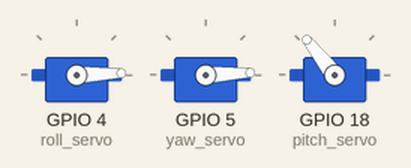
The sketch below on a simulated ESP32. Parts: 3 × servo.

Above: at 0.05 s.
At 0.55 s:
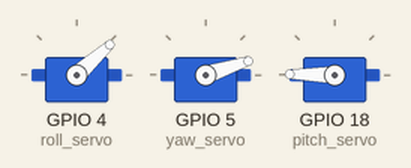
At 1.1 s:
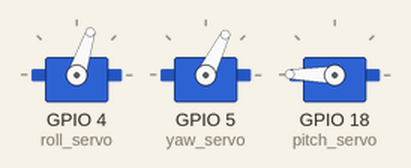
At 2.15 s:
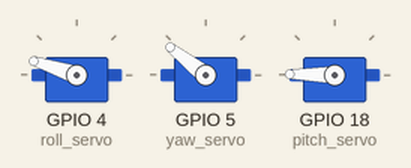
At 3.2 s:
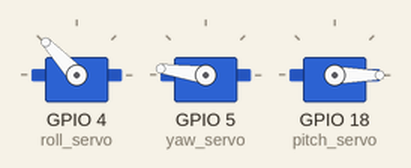
At 4.3 s:
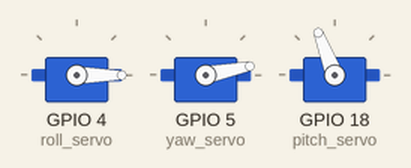
Timing chart, 0 to 5.6 s (numbered marks = the images above):
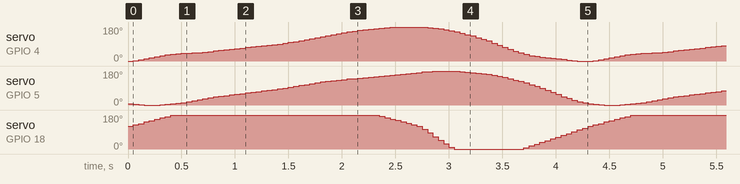

The sketch:

front_flipper_path.ino
```cpp
#include <ESP32Servo.h>
Servo roll_servo; // object representing actual servo
Servo yaw_servo;
Servo pitch_servo;

void setup() {
  // put your setup code here, to run once:
  roll_servo.attach(4); // connected to GPIO pin 4
  roll_servo.write(90); // reset position

  yaw_servo.attach(5);
  yaw_servo.write(90);

  pitch_servo.attach(18);
  pitch_servo.write(90);
}

// Computed from matlab script from paper https://static-content.springer.com/esm/art%3A10.1038%2Fs41598-023-37904-5/MediaObjects/41598_2023_37904_MOESM1_ESM.pdf
// angles in degrees at each 0.05sec time step, entire flipper path should take 4.3 seconds
// given in range from -90 to 90 deg
// static float roll[] = {
//   -66.2541, -64.5389, -61.6564, -57.8739, -53.5843, -49.2239, -45.1850, -41.7432, -39.0169, -36.9661,
//   -35.4263, -34.1647, -32.9431, -31.5706, -29.9340, -28.0034, -25.8162, -23.4480, -20.9824, -18.4884,
//   -16.0090, -13.5627, -11.1518,  -8.7709,  -6.4122,  -4.0633,  -1.7011,   0.7163,   3.2522,   5.9858,
//     8.9979,  12.3509,  16.0691,  20.1256,  24.4418,  28.8987,  33.3606,  37.7009,  41.8251,  45.6833,
//    49.2690,  52.6052,  55.7241,  58.6458,  61.3659,  63.8531,  66.0592,  67.9354,  69.4494,  70.5952,
//    71.3920,  71.8718,  72.0597,  71.9540,  71.5150,  70.6655,  69.3063,  67.3403,  64.6984,  61.3583,
//    57.3476,  52.7323,  47.5915,  41.9891,  35.9530,  29.4704,  22.5045,  15.0284,   7.0664,  -1.2704,
//    -9.7695, -18.1302, -26.0079, -33.0774, -39.1026, -43.9894, -47.8086, -50.7776, -53.2040, -55.4038,
//   -57.6158, -59.9344, -62.2801, -64.4160, -66.0080, -66.7123
// };

// static float pitch[] = {
//      0.0000,   4.3970,   8.7940,  13.1910,  17.5879,  21.9849,  26.3819,  30.7789,  35.1759,  35.0000,
//     35.0000,  35.0000,  35.0000,  35.0000,  35.0000,  35.0000,  35.0000,  35.0000,  35.0000,  35.0000,
//     35.0000,  35.0000,  35.0000,  35.0000,  35.0000,  35.0000,  35.0000,  35.0000,  35.0000,  35.0000,
//     35.0000,  35.0000,  35.0000,  35.0000,  35.0000,  35.0000,  35.0000,  35.0000,  35.0000,  35.0000,
//     35.0000,  35.0000,  31.3945,  26.9975,  22.6005,  18.2035,  13.8065,   9.4095,   5.0126,   0.6156,
//     -9.7047, -20.9900, -32.2753, -43.5605, -54.8458, -66.1310, -72.0000, -72.0000, -72.0000, -72.0000,
//    -72.0000, -72.0000, -72.0000, -72.0000, -72.0000, -72.0000, -72.0000, -72.0000, -72.0000, -67.8179,
//    -62.1664, -56.5149, -50.8634, -45.2119, -39.5604, -33.9089, -28.2575, -22.6060, -16.9545, -11.3030,
//     -5.6515
// };

// static float yaw[] = {
//   -36.7558, -38.1797, -39.0829, -39.5497, -39.6547, -39.4478, -38.9491, -38.1547, -37.0523, -35.6381,
//   -33.9329, -31.9893, -29.8896, -27.7333, -25.6191, -23.6271, -21.8038, -20.1572, -18.6609, -17.2652,
//   -15.9134, -14.5563, -13.1617, -11.7172, -10.2257,  -8.6967,  -7.1369,  -5.5437,  -3.9046,  -2.2016,
//    -0.4195,   1.4445,   3.3747,   5.3356,   7.2771,   9.1436,  10.8859,  12.4711,  13.8882,  15.1484,
//    16.2797,  17.3184,  18.3007,  19.2564,  20.2067,  21.1657,  22.1443,  23.1544,  24.2100,  25.3250,
//    26.5083,  27.7559,  29.0455,  30.3340,  31.5610,  32.6566,  33.5539,  34.2000,  34.5649,  34.6441,
//    34.4547,  34.0262,  33.3886,  32.5624,  31.5521,  30.3464,  28.9236,  27.2607,  25.3414,  23.1622,
//    20.7315,  18.0646,  15.1750,  12.0667,   8.7307,   5.1480,   1.3001,  -2.8157,  -7.1711, -11.6955,
//   -16.2746, -20.7590, -24.9834, -28.7911, -32.0580, -34.7112
// };

// map computed angles (degrees) to the limits of the servos, 0° to 180° (see matlab script)
// mapped_val = (val - min_val) * 180.0 / (max_val - min_val);
static float roll_mapped[] = {
  0.5943, 2.8190, 6.5579, 11.4641, 17.0282, 22.6840, 27.9228,
  32.3872, 35.9235, 38.5835, 40.5807, 42.2172, 43.8017, 45.5819,
  47.7048, 50.2089, 53.0460, 56.1178, 59.3158, 62.5508, 65.7669,
  68.9398, 72.0670, 75.1553, 78.2148, 81.2614, 84.3254, 87.4611,
  90.7504, 94.2961, 98.2031, 102.5522, 107.3750, 112.6368, 118.2352,
  124.0163, 129.8038, 135.4335, 140.7829, 145.7874, 150.4383, 154.7658,
  158.8112, 162.6009, 166.1291, 169.3553, 172.2168, 174.6504, 176.6142,
  178.1004, 179.1339, 179.7563, 180.0000, 179.8630, 179.2935, 178.1916,
  176.4286, 173.8785, 170.4518, 166.1193, 160.9171, 154.9306, 148.2625,
  140.9957, 133.1663, 124.7577, 115.7224, 106.0252, 95.6978, 84.8841,
  73.8600, 63.0154, 52.7974, 43.6275, 35.8122, 29.4736, 24.5198,
  20.6687, 17.5215, 14.6682, 11.7990, 8.7915, 5.7489, 2.9785,
  0.9134, 0
};

static float pitch_mapped[] = {
  120.9227, 128.3074, 135.6920, 143.0767, 150.4614, 157.8460, 165.2307,
  172.6153, 180.0000, 179.7046, 179.7046, 179.7046, 179.7046, 179.7046,
  179.7046, 179.7046, 179.7046, 179.7046, 179.7046, 179.7046, 179.7046,
  179.7046, 179.7046, 179.7046, 179.7046, 179.7046, 179.7046, 179.7046,
  179.7046, 179.7046, 179.7046, 179.7046, 179.7046, 179.7046, 179.7046,
  179.7046, 179.7046, 179.7046, 179.7046, 179.7046, 179.7046, 179.7046,
  179.7046, 179.7046, 179.7046, 179.7046, 179.7046, 173.6492, 166.2645,
  158.8799, 151.4952, 144.1106, 136.7259, 129.3412, 121.9566, 104.6238,
  85.6704, 66.7170, 47.7636, 28.8103, 9.8569, 0, 0,
  0, 0, 0, 0, 0, 0, 0,
  0, 0, 0, 0, 7.0238, 16.5153, 26.0069,
  35.4985, 44.9901, 54.4817, 63.9732, 73.4648, 82.9564, 92.4480,
  101.9396, 111.4312
};

static float yaw_mapped[] = {
  7.0230, 3.5734, 1.3853, 0.2545, 0, 0.5011, 1.7095,
  3.6338, 6.3048, 9.7309, 13.8620, 18.5705, 23.6573, 28.8815,
  34.0032, 38.8293, 43.2465, 47.2355, 50.8607, 54.2420, 57.5168,
  60.8046, 64.1832, 67.6827, 71.2960, 75.0003, 78.7793, 82.6389,
  86.6098, 90.7357, 95.0531, 99.5689, 104.2451, 108.9958, 113.6993,
  118.2212, 122.4421, 126.2824, 129.7156, 132.7687, 135.5094, 138.0257,
  140.4055, 142.7209, 145.0232, 147.3465, 149.7174, 152.1645, 154.7217,
  157.4231, 160.2897, 163.3122, 166.4364, 169.5581, 172.5305, 175.1850,
  177.3588, 178.9241, 179.8081, 180.0000, 179.5412, 178.5029, 176.9584,
  174.9567, 172.5091, 169.5881, 166.1412, 162.1124, 157.4628, 152.1833,
  146.2946, 139.8336, 132.8331, 125.3029, 117.2209, 108.5412, 99.2191,
  89.2479, 78.6963, 67.7353, 56.6418, 45.7777, 35.5434, 26.3188,
  18.4040, 11.9763
};

int num_angles = sizeof(roll_mapped) / sizeof(roll_mapped[0]);

void loop() {
  // Now consider physical starting position of the servos (in reference to global coordinates).
  // We computed the global rotation coordinates of each servo, however mapped it to 0-180 degrees for each servo locally.
  // To ensure the same angles globally, we orient the servos to match their mapped range
  // Mounting angle = - (min_angle + max_angle) / 2
  // aka servo.write(90) for each motor, then physically set starting position at the following angles
  // https://www.nature.com/articles/s41598-023-37904-5/figures/3
  // roll: globally from -66.25° to 72.05°, so mount at 2.669° globally
  // pitch: globally from -72° to 35.17°, so mount at 18.415° globally
  // yaw: globally from -39.65° to 34.6°, so mount at -2.525° globally
  // IN SUMMARY set servo 90deg to desired starting position
  for (int i = 0; i < num_angles; i++) {
    roll_servo.write(roll_mapped[i]);
    pitch_servo.write(pitch_mapped[i]);
    yaw_servo.write(yaw_mapped[i]);

    delay(50); // wait for 0.05 sec or 50 ms
  }
}
```
